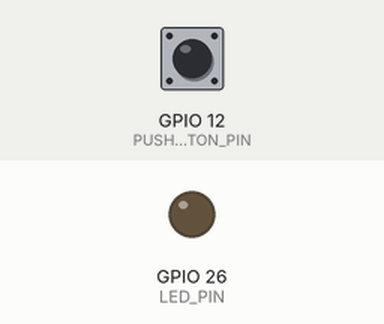
Recording of a sketch running on a simulated ESP32. Parts: output pins drawn as LEDs (lit = HIGH). Inputs (shaded band) come from the test bench; at power-on: GPIO 12 (PUSHBUTTON_PIN) HIGH.

Above: at 1.2 s.
1.3 s: GPIO 12 (PUSHBUTTON_PIN) pulled LOW for 0.15 s
At 1.37 s:
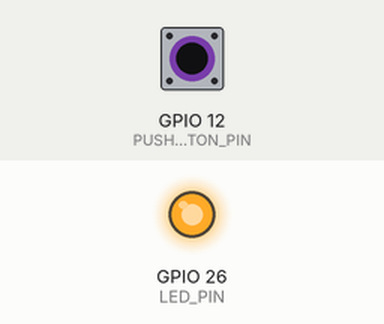
2.9 s: GPIO 12 (PUSHBUTTON_PIN) pulled LOW for 3.2 s
At 7.3 s:
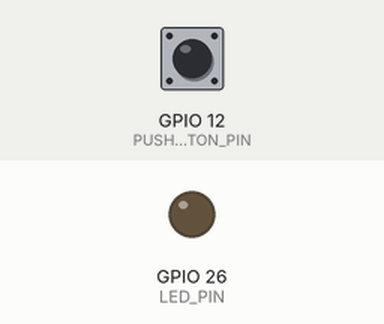
Timing chart, 0 to 8.8 s (numbered marks = the images above; inputs shaded):
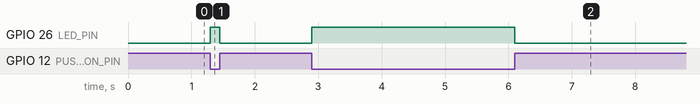

The sketch:

pro244.ino
```cpp
const int PUSHBUTTON_PIN = 12;
const int LED_PIN = 26;

void setup() {
  pinMode(PUSHBUTTON_PIN, INPUT_PULLUP);
  pinMode(LED_PIN, OUTPUT);
}

void loop() {
  int buttonState = digitalRead(PUSHBUTTON_PIN);
  if (buttonState == LOW) {
    digitalWrite(LED_PIN, HIGH);
  } else {
    digitalWrite(LED_PIN, LOW);
  }
}
```

Measured:
- after the input at 1.3 s, GPIO 26 (LED_PIN): LOW → HIGH at once, → LOW 0.15 s later
- after the input at 2.9 s, GPIO 26 (LED_PIN): LOW → HIGH at once, → LOW 3.2 s later
